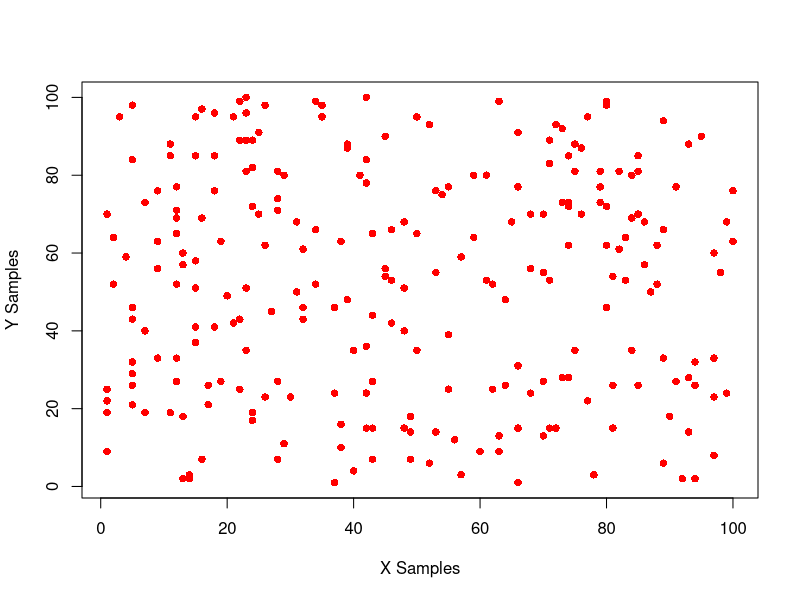

Write the R code that produced this figure.
## ---- chunk 1
knitr::opts_chunk$set(echo = TRUE)
library(tidyverse)
set.seed(327)
X <- sample.int(100, 250, replace=TRUE)
Y <- sample.int(100, 250, replace=TRUE)
plot(X, Y, xlab="X Samples", ylab="Y Samples",
     pch = 16, col = "red")
